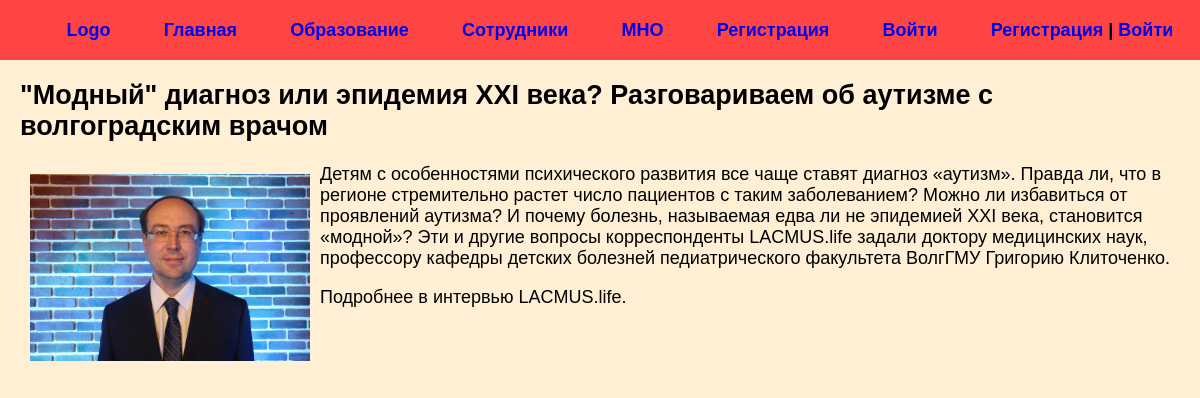
Page /post/modnyj-diagnoz-ili-epidemiya-xxi-veka-razgovarivaem-ob-autizme-s-volgogradskim-vrachom/ on the committed database.
### department/models.py (models this page shows, shortened)
class News(models.Model):
    title = models.CharField(max_length=255, verbose_name='Название')
    slug = models.SlugField(max_length=255, unique=True, db_index=True, verbose_name='URL')
    content = models.TextField(blank=True, verbose_name='Контент')
    photo = models.ImageField(upload_to='photos/%Y/%m/%d', blank=True, verbose_name='Фото')
    time_created = models.DateTimeField(auto_now_add=True, verbose_name='Дата публикации')
    time_update = models.DateTimeField(auto_now=True, verbose_name='Дата обновления')
    is_published = models.BooleanField(default=True, verbose_name='Опубликовано')
    cat = models.ForeignKey('Category', on_delete=models.PROTECT, verbose_name='Категория')
    def __str__(self):
        return self.title
    class Meta:
        verbose_name = 'Новость'
        verbose_name_plural = 'Новости'
        ordering = ['-time_created']

### department/views.py (the view)
# urls.py: path('post/<slug:post_slug>/', ShowPost.as_view(), name='post'),
class ShowPost(DataMixin, DetailView):
    model = News
    template_name = 'department/post.html'
    context_object_name = 'post'
    slug_url_kwarg = 'post_slug'
    def get_context_data(self, *, object_list=None, **kwargs):
        context = super().get_context_data(**kwargs)
        c_def = self.get_user_context(title=context['post'])
        return dict(list(context.items()) + list(c_def.items()))

### department/utils.py (called while the page is built)
    def get_user_context(self, **kwargs):
        context = kwargs
        cats = Category.objects.all()
        user_menu = menu.copy()
        if not self.request.user.is_authenticated:
            user_menu.pop(1)
        context['menu'] = user_menu
        context['cats'] = cats
        return context

### department/templates/department/post.html
{% extends 'department/base.html'%}
{% block content %}
<div class="post">
    <h2>{{ post.title }}</h2>
    {% if post.photo %}
    <a href=""><img src="{{ post.photo.url}}" alt="" class="image"></a>
    {% endif %}
    {{ post.content | linebreaks }}
</div>
{% endblock %}

### department/static/css/style.css (style rules this page uses)
body { background: #FFEFD5; margin: 0; padding: 0; font-family: Verdana, Geneva, Tahoma, sans-serif; }
a { text-decoration: none; }
.image { width: 120px; float: left; padding: 10px; box-sizing: border-box; }
.post h2 { margin-top: 0; }
.post { font-size: 18px; padding: 20px; box-sizing: border-box; }
.post img { width: 300px; }

### rows in the picture
News: title "\"Модный\" диагноз или эпидемия XXI века? Разговариваем об аутизме с волгоградским врачом", photo (picture), content "Детям с особенностями психического развития все чаще ставят диагноз «аутизм». Правда ли, что в регионе стремительно растет число пациентов с таким заболеванием? Можно ли избавиться от проявлений аутизма? И почему болезнь, называемая едва ли не эпидемией XXI века, становится «модной»? Эти и другие вопросы корреспонденты LACMUS.life задали доктору медицинских наук, профессору кафедры детских болезней педиатрического факультета ВолгГМУ Григорию Клиточенко. Подробнее в интервью LACMUS.life."

### other values in the picture
{{ m.title }} "Главная" "Образование" "Сотрудники" "МНО" "Регистрация" "Войти"
